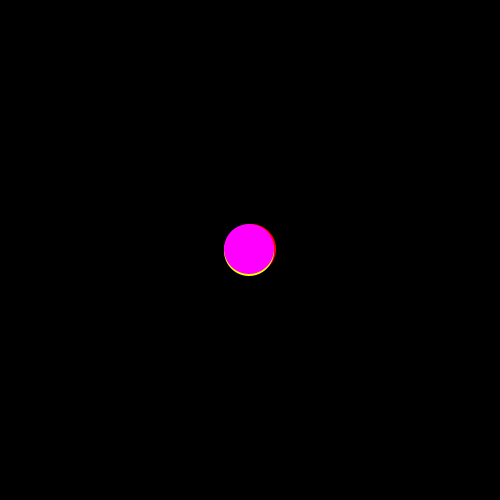
Frame 1 (no input)
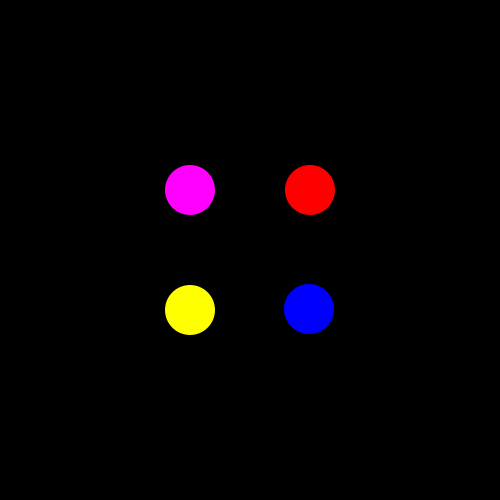
Frame 60 (the mouse pressed at the canvas centre just before this capture)
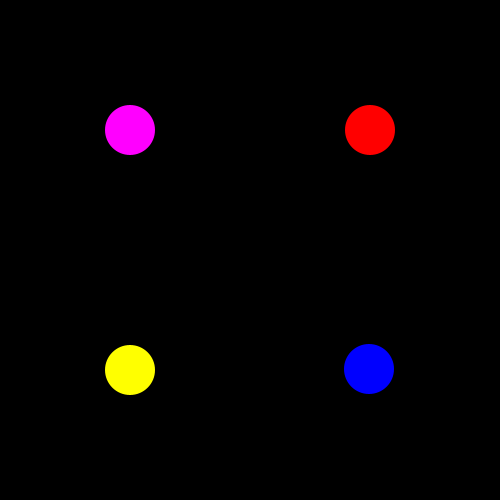
Frame 120 (the mouse held since frame 60 and released just before this capture)

The Processing sketch that drew these frames (run headless with seeded random() and noise(); from frame 60 on, the mouse is pressed at the canvas centre):

// Processing sketch: fourcornersonevariable
// ── fourcornersonevariable.pde
void setup()
{
  size(500, 500);
}

float  x = 0;

void draw()
{
    background(0);
    noStroke();
    fill(0, 0, 255);
    circle(250 + x, 250 + x, 50);
    x ++;
    
    fill(255, 0, 0);
    circle(250 + x , 250 - x, 50);
    
    fill(255, 255, 0);
    circle(250 - x, 250 + x, 50);
    
    
    fill(255, 0, 255);
    circle(250 - x, 250 - x, 50);

}
